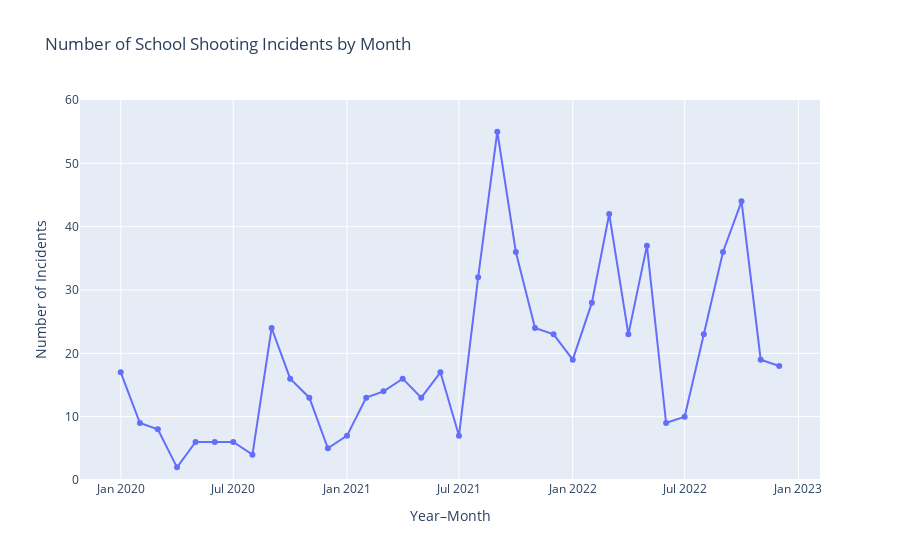

The notebook cell this image was saved under:
### Code cell
fig = px.line(
    incidents_monthly,
    x="YearMonth",
    y="incident_count",
    markers=True,
    title="Number of School Shooting Incidents by Month"
)

fig.update_layout(
    xaxis_title="Year–Month",
    yaxis_title="Number of Incidents",
    yaxis=dict(range=[0, 60])
)

fig.show()

### Figure 1 — Plotly figure (JSON) as saved in the notebook; plotly's stock layout.template omitted (floating-point values rounded to 4 significant figures)
{"data": [{"hovertemplate": "YearMonth=%{x}<br>incident_count=%{y}<extra></extra>", "legendgroup": "", "line": {"color": "#636efa", "dash": "solid"}, "marker": {"symbol": "circle"}, "mode": "lines+markers", "name": "", "orientation": "v", "showlegend": false, "type": "scatter", "x": ["2020-01", "2020-02", "2020-03", "2020-04", "2020-05", "2020-06", "2020-07", "2020-08", "2020-09", "2020-10", "2020-11", "2020-12", "2021-01", "2021-02", "2021-03", "2021-04", "2021-05", "2021-06", "2021-07", "2021-08", "2021-09", "2021-10", "2021-11", "2021-12", "2022-01", "2022-02", "2022-03", "2022-04", "2022-05", "2022-06", "2022-07", "2022-08", "2022-09", "2022-10", "2022-11", "2022-12"], "xaxis": "x", "y": [17, 9, 8, 2, 6, 6, 6, 4, 24, 16, 13, 5, 7, 13, 14, 16, 13, 17, 7, 32, 55, 36, 24, 23, 19, 28, 42, 23, 37, 9, 10, 23, 36, 44, 19, 18], "yaxis": "y"}], "layout": {"legend": {"tracegroupgap": 0}, "title": {"text": "Number of School Shooting Incidents by Month"}, "xaxis": {"anchor": "y", "domain": [0, 1], "title": {"text": "Year–Month"}}, "yaxis": {"anchor": "x", "domain": [0, 1], "range": [0, 60], "title": {"text": "Number of Incidents"}}}}
